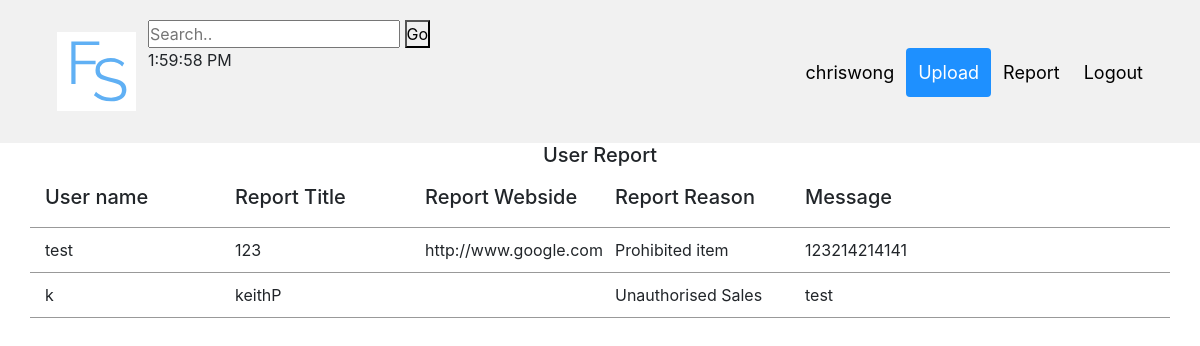
Screenshot of /pj2/report.php (signed in) with the database file from the repository.
### tables this page shows
CREATE TABLE IF NOT EXISTS `reportdata` (
  `rid` int(11) NOT NULL AUTO_INCREMENT,
  `rusername` varchar(20) NOT NULL,
  `rreportedname` varchar(20) NOT NULL,
  `rwebsite` varchar(255) NOT NULL,
  `rreason` varchar(255) NOT NULL,
  `rmessage` text NOT NULL,
  PRIMARY KEY (`rid`)
);

### pj2/report.php (the view, shortened to what this page needs)
<html>
<head>
<link rel="stylesheet" type="text/css" href="style123.css" />
</head>
<?php
  include("db_config.php");
  include("header.php");
?>
<div class="container"><h5 class='text-center'>User Report</h5>
<div class="row">
    <div class="divTableCell col-2"><h5>User name</h5></div>
    <div class="divTableCell col-2"><h5>Report Title</h5></div>
    <div class="divTableCell col-2"><h5>Report Webside</h5></div>
    <div class="divTableCell col-2"><h5>Report Reason</h5></div>
    <div class="divTableCell col-4"><h5> Message</h5></div>
    <?php
          $sql2 = "SELECT * FROM reportdata ";
$result2 = mysqli_query($conn, $sql2);
if ($result2->num_rows > 0) {
    while($row = mysqli_fetch_assoc($result2)) {
           echo "
              <div class='divTableCell col-2'>".
              $row['rusername'].
              "</div>
              <div class='divTableCell col-2'>".
              $row['rreportedname']."</div>
              <div class='divTableCell col-2'>".
                $row['rwebsite']."</div>
              <div class='divTableCell col-2'>".
              $row['rreason']."</div>
              <div class='divTableCell col-4'>".
              $row['rmessage']."
              </div>";
    }
}
?>
</div>
</div>

### pj2/style123.css (style rules this page uses)
* { margin: 0px; padding: 0px; }
.divTableCell, .divTableHead { display: table-cell; padding: 10px 50px; border-bottom: 1px solid #999999; }

### rows the page displays
reportdata: rusername "test", rreportedname "123", rwebsite "http://www.google.com", rreason "Prohibited item", rmessage "123214214141"
reportdata: rusername "k", rreportedname "keithP", rreason "Unauthorised Sales", rmessage "test"

### other values shown
$currentID "chriswong"
